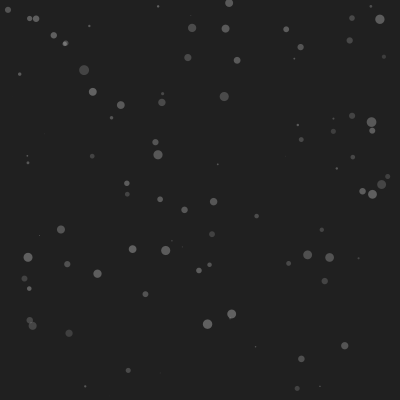
Frame 1 (no input)
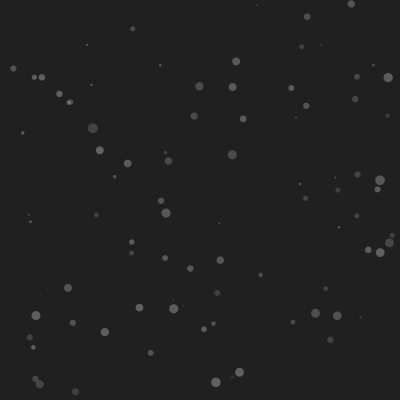
Frame 60 (the mouse pressed at the canvas centre just before this capture)
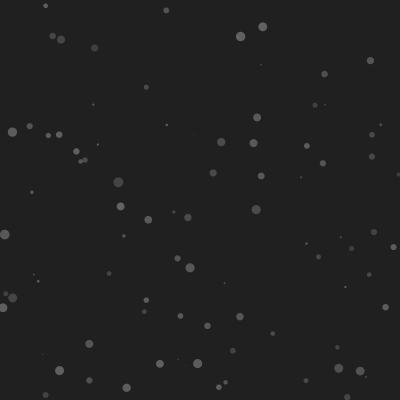
Frame 120 (the mouse held since frame 60 and released just before this capture)

The Processing sketch that drew these frames (run headless with seeded random() and noise(); from frame 60 on, the mouse is pressed at the canvas centre):

// Processing sketch: build
// ── build.pde
/* 

Aprendiendo Processing - Clases

José Vicente Araújo
http://dunadigital.com 
svcnt@dunadigital.com
junio 2015
Processing 2.2.1

*/

//VARIABLES GLOBALES Y ARRAYS
//Crear un array, llamado 'puntos' 
//de 100 objetos de la clase Punto
Punto[] puntos = new Punto[100];

//SETUP
void setup(){
  size(400,400);
  background(#202020);
  colorMode(HSB);
  //Crea los parámetros para cada objeto 
  for (int i=0; i< puntos.length; i++){
  	color c = color(random(125,255));
    puntos[i] = new Punto (random(width), random(height), c, random(10));
  }
}

//LOOP
void draw(){
  background(#202020);
  for(int i=1; i<puntos.length; i++){
    puntos[i].forma();
    puntos[i].mover();
  }
}

//CLASE
class Punto {
  //Declaramos la clase 'Punto' con cuatro propiedades
  float x; //Coord x
  float y; //Coord Y
  color c; //Color
  float dif; //Diferencia (tamaño, movimiento)
 
//CONSTRUCTOR
  Punto(float punto_x, float punto_y, color punto_c, float punto_dif) {
    //Creamos un constructor con el mismo nombre de la clase y le pasamos sus parámetros
    x = punto_x;
    y = punto_y;
    c = punto_c;
    dif = punto_dif;
  }
//MÉTODOS 
  void forma() {
    //Creamos un método 'forma' para mostrar los objetos 'Punto'.
    fill(c, 75);
    noStroke();
    ellipse(x, y, dif, dif);
  }

  void mover(){
  	//Creamos un método 'mover' para mostrar los objetos 'Punto'.

  	x = x + sin(frameCount*0.0005*dif);
  	y = y + cos(frameCount*0.0005*dif);

  	if (x<0) {x=width;} else 
  	if (x>width) {x=0;} else 
  	if (y<0) {y=height;} else 
  	if (y>height) {y=0;}
  		
  	}
  }
